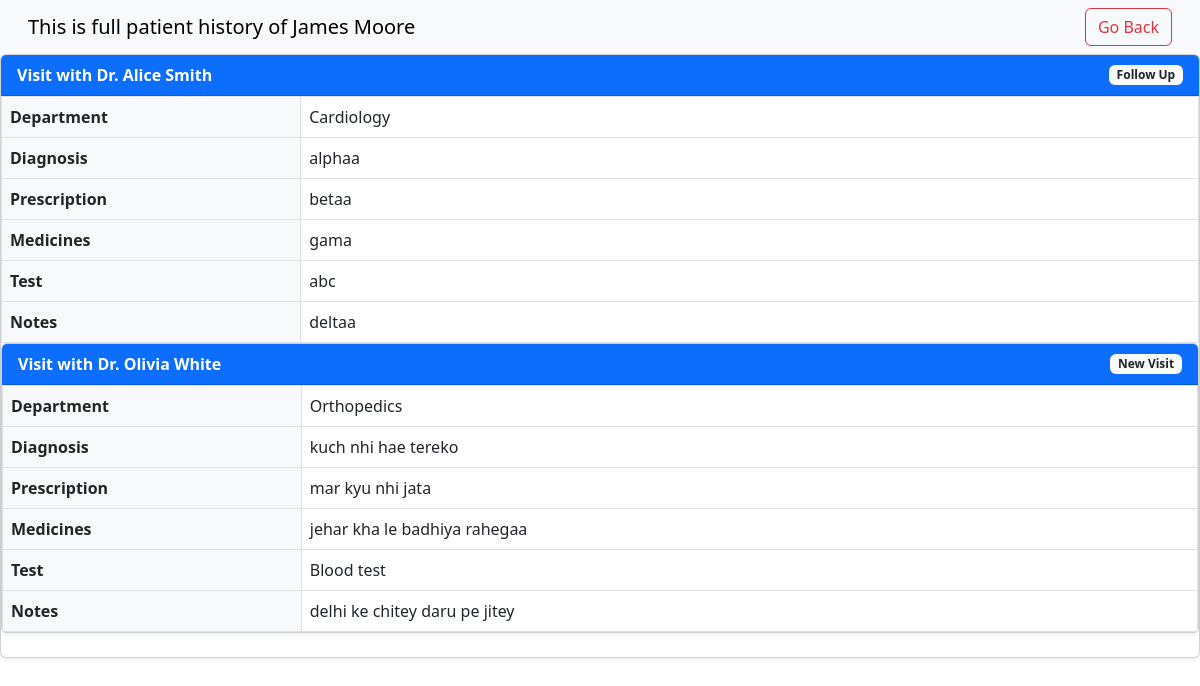
Page /dashboard/patient-history/jamesm (signed in) on the committed database.
### models/models.py (models this page shows)
class User(db.Model):
    id=db.Column(db.Integer(),primary_key=True)
    fullname = db.Column(db.String(50),nullable = False)
    username = db.Column(db.String(50),unique = True,nullable = False)
    password = db.Column(db.String(),nullable= False)
    role = db.Column(db.String(10),nullable=False)
    status=db.Column(db.Integer(),nullable=False,default=0)
    created_at=db.Column(db.DateTime(),default=datetime.datetime.utcnow)
    updated_at=db.Column(db.DateTime(),default=datetime.datetime.utcnow,onupdate=datetime.datetime.utcnow)

class Doctor(db.Model):
    id=db.Column(db.Integer(),primary_key=True)
    fullname = db.Column(db.String(50),nullable = False)
    username = db.Column(db.String(50),unique = True,nullable = False)
    password = db.Column(db.String(),nullable= False)
    address = db.Column(db.String(200),nullable = False)
    phone = db.Column(db.String(15),nullable = False)
    email = db.Column(db.String(50),nullable = False)
    experience = db.Column(db.String(100),nullable = False)
    specialization = db.Column(db.String(50),nullable = False)
    created_at=db.Column(db.DateTime(),default=datetime.datetime.utcnow)
    updated_at=db.Column(db.DateTime(),default=datetime.datetime.utcnow,onupdate=datetime.datetime.utcnow)

class Treatment(db.Model):
    id =  db.Column(db.Integer(),primary_key=True)
    appointmentid = db.Column(db.Integer(),nullable=False)
    diagnosis=db.Column(db.String(500),nullable = False)
    prescreption= db.Column(db.String(1000),nullable=False)
    medicines=db.Column(db.String(1000),nullable = False)
    notes=db.Column(db.String(50),nullable = False)
    test = db.Column(db.String(500),nullable=True)
    visittype=db.Column(db.String(50),nullable=False)

### controllers/patientHistoryForDoctor.py (the view)
@thePatientHistory.route("/dashboard/patient-history/<string:pt_username>", methods=['GET','POST'])
def patientHistory(pt_username):
    if('user' in session):
        user=session['user']
        role=session['role']
        print(user)
        pt_name= User.query.filter_by(username=pt_username).first().fullname
        appointments=Appointments.query.filter_by(patient=pt_username).all()
        allrelevantrecordsid=[]
        for x in appointments:
            if(x.status=="completed"):
                allrelevantrecordsid.append(x.id)
        innerrecorddetails={}
        sendabletreatmentrecords=[]
        for i in range(len(allrelevantrecordsid)):
            print("Appointment IDs:", allrelevantrecordsid[i])
            Treatmentrecord=Treatment.query.filter_by(appointmentid=allrelevantrecordsid[i]).first()
            print("Treatment Record Fetched:", Treatmentrecord)
            appointfordoctor = Appointments.query.filter_by(id=allrelevantrecordsid[i]).first()
            doctorusername=appointfordoctor.doctor
            doctordetails=Doctor.query.filter_by(username=doctorusername).first()
            doctorname=doctordetails.fullname
            department=doctordetails.specialization
            print("Department for Appointment ID", allrelevantrecordsid[i], "is", department)
            innerrecorddetails={
                "department": department,
                "doctorname": doctorname,
                "appointment_id": Treatmentrecord.appointmentid,
                "diagnosis": Treatmentrecord.diagnosis,
                "prescription": Treatmentrecord.prescreption,
                "medicines": Treatmentrecord.medicines,
                "notes": Treatmentrecord.notes,
                "test": Treatmentrecord.test,
                "visittype": Treatmentrecord.visittype
            }
            print("Inner Record Details:", innerrecorddetails)
            sendabletreatmentrecords.append(innerrecorddetails)
        print("All Treatment Records:", sendabletreatmentrecords)
        return render_template("patientHistory.html",user=user ,sendabletreatmentrecords=sendabletreatmentrecords,pt_name=pt_name,appointments=appointments, patient_username=pt_username, allrelevantrecordsid=allrelevantrecordsid)
    else:
        return redirect("/login")

### templates/patientHistory.html (shortened to what this page needs)
<!DOCTYPE html>
<html lang="en">
<head>
     <link href="https://cdn.jsdelivr.net/npm/bootstrap@5.3.0-alpha1/dist/css/bootstrap.min.css" rel="stylesheet">
</head>
<body>
<nav class="navbar navbar-expand-lg bg-body-tertiary px-3">
  <div class="container-fluid d-flex justify-content-between align-items-center">
    <h3 class="navbar-brand mb-0">This is full patient history of {{pt_name}}</h3>
    <a href="/dashboard/{{session['role']}}" class="btn btn-outline-danger">Go Back</a>
  </div>
</nav>
{% for x in sendabletreatmentrecords %}
<div class="card mb-4 shadow-sm">
        <div class="card-header bg-primary text-white d-flex justify-content-between align-items-center">
        <div>
            <strong>Visit with {{ x.doctorname }}</strong>
        </div>
        <span class="badge bg-light text-dark">{{ x.visittype }}</span>
    </div>
<div class="card-body p-0">
        <table class="table table-bordered mb-0">
            <tr>
                <th class="bg-light" style="width: 25%">Department</th>
                <td>{{ x.department }}</td>
            </tr>
            <tr>
                <th class="bg-light">Diagnosis</th>
                <td>{{ x.diagnosis }}</td>
            </tr>
            <tr>
                <th class="bg-light">Prescription</th>
                <td>{{ x.prescription }}</td>
            </tr>
            <tr>
                <th class="bg-light">Medicines</th>
                <td>{{ x.medicines }}</td>
            </tr>
            <tr>
                <th class="bg-light">Test</th>
                <td>{{ x.test if x.test else 'None' }}</td>
            </tr>
            <tr>
                <th class="bg-light">Notes</th>
                <td>{{ x.notes }}</td>
            </tr>
        </table>
    </div>
{% endfor %}
</body>
</html>

### rows in the picture
User: fullname "James Moore"
Doctor: doctorname "Dr. Alice Smith", department "Cardiology"
Treatment: visittype "Follow Up", diagnosis "alphaa", prescription "betaa", medicines "gama", test "abc", notes "deltaa"
Doctor: doctorname "Dr. Olivia White", department "Orthopedics"
Treatment: visittype "New Visit", diagnosis "kuch nhi hae tereko", prescription "mar kyu nhi jata", medicines "jehar kha le badhiya rahegaa", test "Blood test", notes "delhi ke chitey daru pe jitey"
